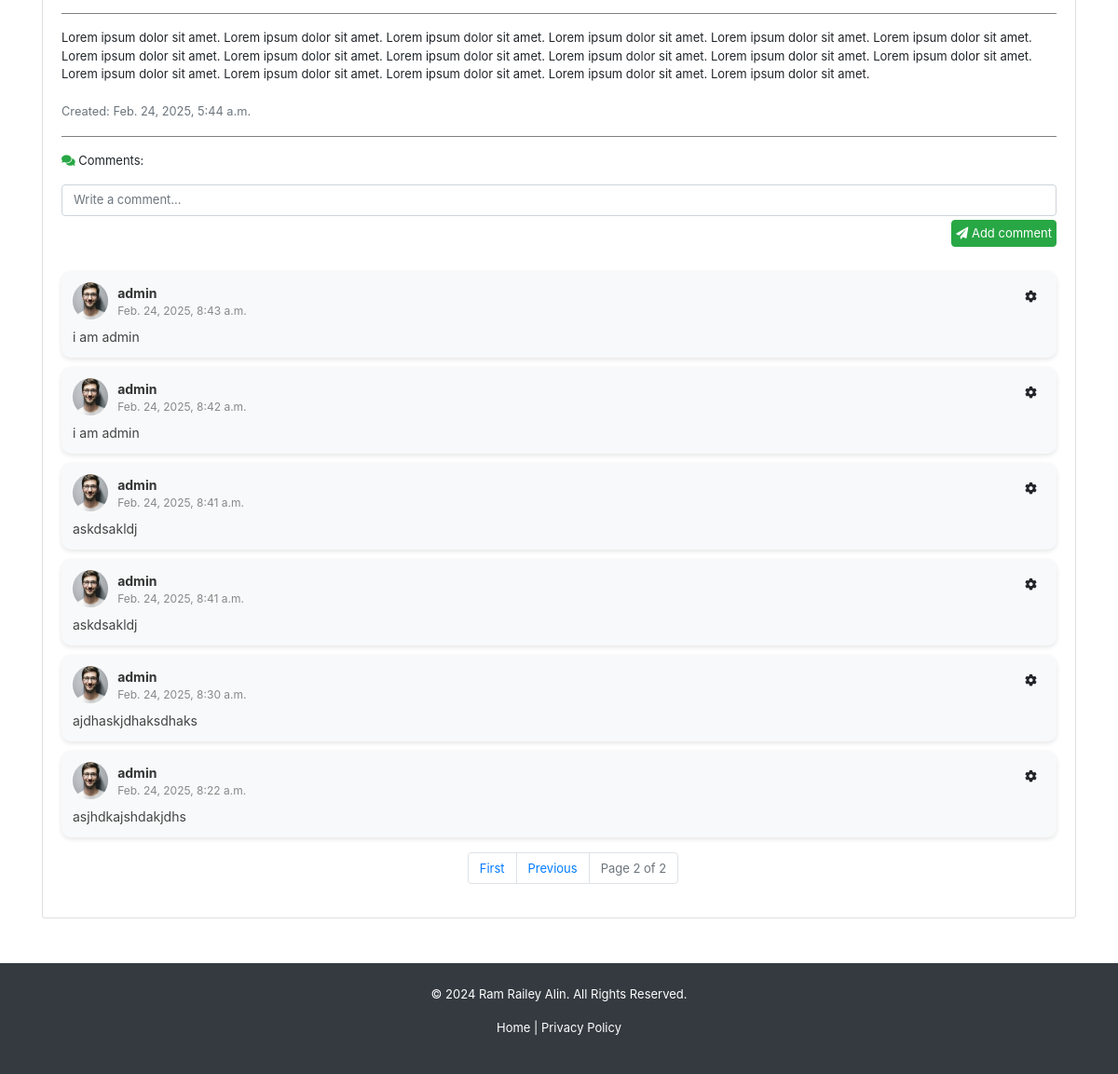
The app's page /announcements/1?page=5 (signed in, lower part), older data.
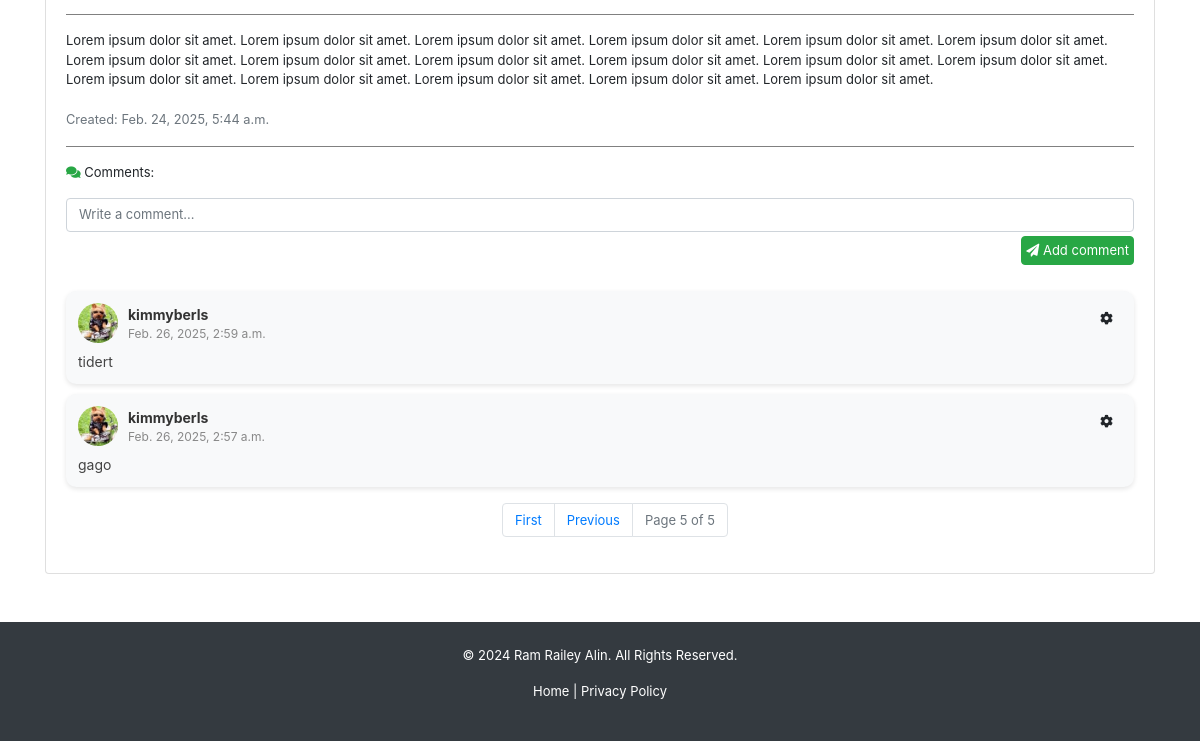
The same page, newer data.
### backend/models.py (models this page shows, shortened)
class AnnouncementComment(models.Model):
    comment = models.TextField(blank=True, null=True)
    date = models.DateTimeField(auto_now_add=True)
    updated_at = models.DateTimeField(auto_now=True)
    announcement = models.ForeignKey(Announcement, on_delete=models.CASCADE)
    user = models.ForeignKey(User, on_delete=models.CASCADE)

class Registration(models.Model):
    idno = models.IntegerField(primary_key=True)
    lastname = models.CharField(max_length=80, null=True, blank=True)
    firstname = models.CharField(max_length=80, null=True, blank=True)
    middlename = models.CharField(max_length=80, null=True, blank=True)
    course = models.CharField(max_length=80, null=True, blank=True)
    level = models.IntegerField(null=True, blank=True)
    email = models.EmailField(max_length=80, null=True, blank=True)
    address = models.CharField(max_length=255, null=True, blank=True)
    sessions = models.IntegerField(default=30, null=True, blank=True)
    profilepicture_og = models.ImageField(upload_to="profiles/", default="profiles/default.jpg", blank=True, null=True)
    profilepicture_lg = models.ImageField(upload_to="profiles/", default="profiles/default_lg.jpg", blank=True, null=True)
    profilepicture_md = models.ImageField(upload_to="profiles/", default="profiles/default_md.jpg", blank=True, null=True)
    profilepicture_sm = models.ImageField(upload_to="profiles/", default="profiles/default_sm.jpg", blank=True, null=True)
    profiledescription = models.TextField(blank=True, null=True)
    username = models.OneToOneField(User, on_delete=models.CASCADE)

### backend/views.py (the view)
# urls.py: path('announcements/<int:announcement_id>', views.announcement, name='user-announcement'),
@login_required
def announcement(request, announcement_id):
    if request.user.is_authenticated:
        announcement = get_object_or_404(Announcement, pk=announcement_id)
        comments = AnnouncementComment.objects.filter(announcement=announcement).order_by('-updated_at')
        paginator = Paginator(comments, 10)
        page_number = request.GET.get('page')
        page_obj = paginator.get_page(page_number)
        return render(request, 'backend/pages/announcement.html', context={ 'announcement': announcement, 'announcementcomments': page_obj })
    return redirect('/')

### backend/templates/backend/pages/announcement.html (shortened to what this page needs)
{% extends 'backend/base.html' %}
{% load static %}
{% block content %}
<div class="container mt-5">
    <div id="announcement-body" class="card mt-4 rounded-box">
        <div class="card-body">
            {% if announcement.image %}
            <hr>
            {% endif %}
            <p>{{ announcement.content }}</p>
            <small class="text-muted">Created: {{ announcement.date }}</small>
            <hr>
            <p><i class="fas fa-comments text-success"></i> Comments:</p>
            <form id="comment-form">
                <div class="form-group">
                    <textarea class="form-control" placeholder="Write a comment..."
                        oninput="this.style.height = ''; this.style.height = this.scrollHeight + 'px'" rows="1"
                        style="resize: none;" required></textarea>
                    <button type="button"
                        onclick="PostComment(this.parentElement.parentElement, '{{ announcement.id }}','{{ csrf_token }}')"
                        class="btn p-1 mt-1 btn-success float-right"><i class="fas fa-paper-plane"></i> Add comment</button>
                </div>
            </form>
            {% for comment in announcementcomments %}
            <div class="comment-card w-full">
                <div class="comment-header d-flex align-items-center">
                    <img src="{{ comment.user.registration.profilepicture_sm.url }}" alt="comment profile pic"
                        class="comment-pic">
                    <div class="d-flex justify-content-between w-100">
                        <div class="comment-user-info flex-grow-1">
                            <strong>{{ comment.user.username }}</strong>
                            <span class="comment-date">{{ comment.date }}</span>
                        </div>
                        <div class="dropdown ms-auto">
                            <button class="btn btn-light btn-sm" type="button" id="dropdownMenuButton"
                                data-toggle="dropdown" aria-haspopup="true" aria-expanded="false">
                                <i class="fas fa-cog"></i>
                            </button>
                        </div>
                    </div>
                </div>
                <div id="comment-text-{{ comment.id }}" class="comment-body">
                    <p>{{ comment.comment }}</p>
                </div>
            </div>
            {% endfor %}
            <div class="pagination mt-3 d-flex flex-column justify-content-center">
                <nav aria-label="Comment pagination">
                    <ul class="pagination justify-content-center">
                        {% if announcementcomments.has_previous %}
                        <li class="page-item">
                            <a class="page-link" href="?page=1">First</a>
                        </li>
                        <li class="page-item">
                            <a class="page-link"
                                href="?page={{ announcementcomments.previous_page_number }}">Previous</a>
                        </li>
                        {% endif %}
                        <li class="page-item disabled">
                            <span class="page-link">Page {{ announcementcomments.number }} of {{ announcementcomments.paginator.num_pages }}</span>
                        </li>
                    </ul>
                </nav>
            </div>
        </div>
    </div>
</div>
{% endblock %}

Row changes from the older to the newer data that the page shows:
removed AnnouncementComment: user.registration.profilepicture_sm (placeholder picture), user.username "admin", date "Feb. 24, 2025, 8:43 a.m.", comment "i am admin"
removed AnnouncementComment: user.registration.profilepicture_sm (placeholder picture), user.username "admin", date "Feb. 24, 2025, 8:42 a.m.", comment "i am admin"
removed AnnouncementComment: user.registration.profilepicture_sm (placeholder picture), user.username "admin", date "Feb. 24, 2025, 8:41 a.m.", comment "askdsakldj"
removed AnnouncementComment: user.registration.profilepicture_sm (placeholder picture), user.username "admin", date "Feb. 24, 2025, 8:41 a.m.", comment "askdsakldj"
removed AnnouncementComment: user.registration.profilepicture_sm (placeholder picture), user.username "admin", date "Feb. 24, 2025, 8:30 a.m.", comment "ajdhaskjdhaksdhaks"
removed AnnouncementComment: user.registration.profilepicture_sm (placeholder picture), user.username "admin", date "Feb. 24, 2025, 8:22 a.m.", comment "asjhdkajshdakjdhs"
added AnnouncementComment: user.registration.profilepicture_sm (picture), user.username "kimmyberls", date "Feb. 26, 2025, 2:59 a.m.", comment "tidert"
added AnnouncementComment: user.registration.profilepicture_sm (picture), user.username "kimmyberls", date "Feb. 26, 2025, 2:57 a.m.", comment "gago"
Text that changed along with them:
{{ announcementcomments.number }}: "2" → "5"
{{ announcementcomments.paginator.num_pages }}: "2" → "5"
